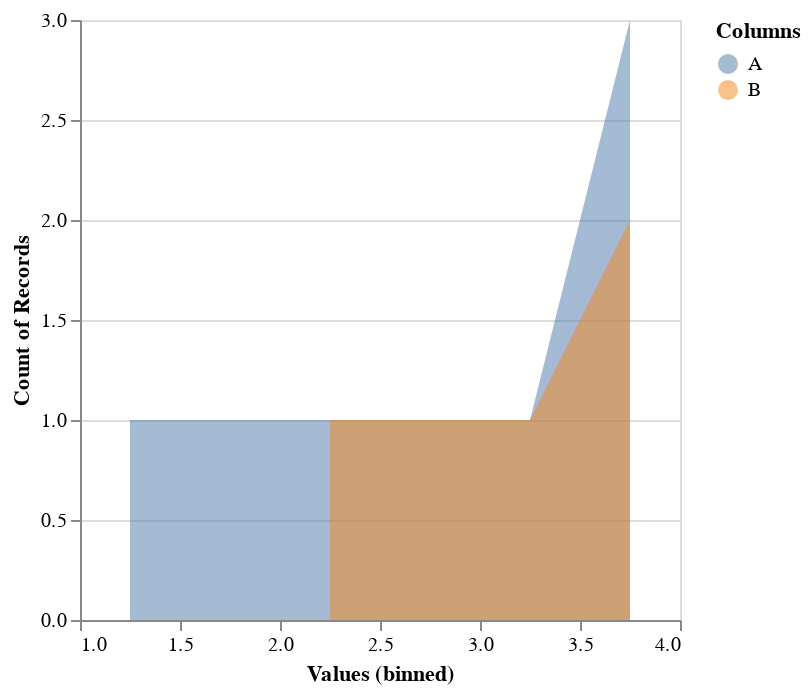

Write notebook code for a chart like this one.
### Code cell


### Figure 1 — Vega-Lite specification as saved in the notebook (floating-point values rounded to 4 significant figures)
{"config": {"view": {"continuousWidth": 300, "continuousHeight": 300}}, "data": {"name": "data-08b3437621f0edccbf7d66693d8a9c67"}, "mark": {"type": "area", "opacity": 0.5}, "encoding": {"color": {"field": "Columns", "type": "nominal"}, "x": {"bin": {"maxbins": 10}, "field": "Values", "type": "quantitative"}, "y": {"aggregate": "count", "stack": null, "type": "quantitative"}}, "params": [{"name": "param_6", "select": {"type": "interval", "encodings": ["x"]}}], "$schema": "https://vega.github.io/schema/vega-lite/v5.17.0.json", "datasets": {"data-08b3437621f0edccbf7d66693d8a9c67": [{"Columns": "A", "Values": 1.0}, {"Columns": "A", "Values": 2.0}, {"Columns": "A", "Values": 3.0}, {"Columns": "A", "Values": 4.0}, {"Columns": "A", "Values": 4.0}, {"Columns": "A", "Values": 4.0}, {"Columns": "B", "Values": null}, {"Columns": "B", "Values": 2.0}, {"Columns": "B", "Values": 3.0}, {"Columns": "B", "Values": 4.0}, {"Columns": "B", "Values": 4.0}, {"Columns": "B", "Values": null}]}}
